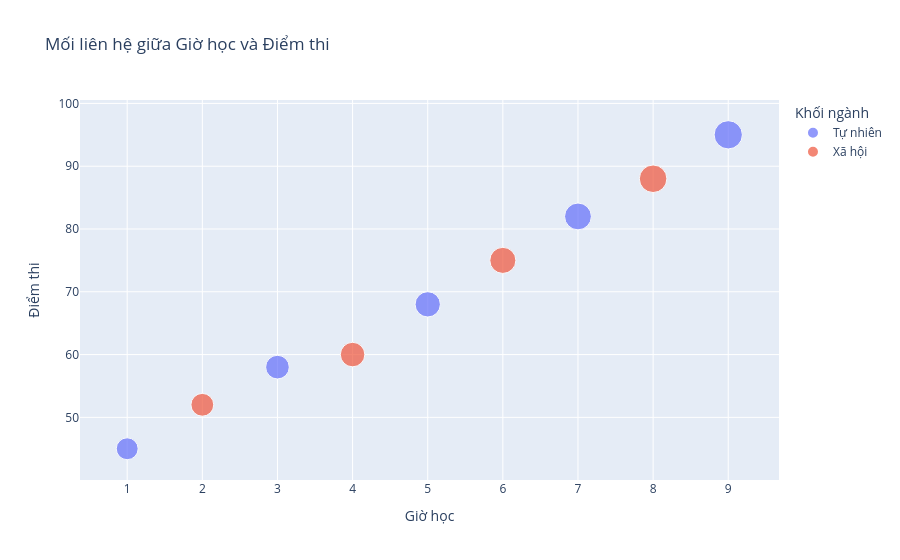

The notebook cell this image was saved under:
### Markdown cell above
## plotly

### Code cell
import pandas as pd

df = pd.DataFrame({
    'Giờ học': [1, 2, 3, 4, 5, 6, 7, 8, 9],
    'Điểm thi': [45, 52, 58, 60, 68, 75, 82, 88, 95],
    'Tỷ lệ chuyên cần (%)': [60, 65, 70, 75, 80, 85, 90, 95, 100],
    'Khối ngành': ['Tự nhiên', 'Xã hội', 'Tự nhiên', 'Xã hội', 'Tự nhiên',
                   'Xã hội', 'Tự nhiên', 'Xã hội', 'Tự nhiên']
})

fig = px.scatter(
    df,
    x='Giờ học',
    y='Điểm thi',
    color='Khối ngành',
    size='Tỷ lệ chuyên cần (%)', 
    hover_data=['Tỷ lệ chuyên cần (%)'],
    title='Mối liên hệ giữa Giờ học và Điểm thi',
    size_max=20     
)

fig.show()

### Figure 1 — Plotly figure (JSON) as saved in the notebook; plotly's stock layout.template omitted (floating-point values rounded to 4 significant figures)
{"data": [{"customdata": [[60], [70], [80], [90], [100]], "hovertemplate": "Khối ngành=Tự nhiên<br>Giờ học=%{x}<br>Điểm thi=%{y}<br>Tỷ lệ chuyên cần (%)=%{customdata[0]}<extra></extra>", "legendgroup": "Tự nhiên", "marker": {"color": "#636efa", "size": [60, 70, 80, 90, 100], "sizemode": "area", "sizeref": 0.25, "symbol": "circle"}, "mode": "markers", "name": "Tự nhiên", "orientation": "v", "showlegend": true, "type": "scatter", "x": [1, 3, 5, 7, 9], "xaxis": "x", "y": [45, 58, 68, 82, 95], "yaxis": "y"}, {"customdata": [[65], [75], [85], [95]], "hovertemplate": "Khối ngành=Xã hội<br>Giờ học=%{x}<br>Điểm thi=%{y}<br>Tỷ lệ chuyên cần (%)=%{customdata[0]}<extra></extra>", "legendgroup": "Xã hội", "marker": {"color": "#EF553B", "size": [65, 75, 85, 95], "sizemode": "area", "sizeref": 0.25, "symbol": "circle"}, "mode": "markers", "name": "Xã hội", "orientation": "v", "showlegend": true, "type": "scatter", "x": [2, 4, 6, 8], "xaxis": "x", "y": [52, 60, 75, 88], "yaxis": "y"}], "layout": {"legend": {"itemsizing": "constant", "title": {"text": "Khối ngành"}, "tracegroupgap": 0}, "title": {"text": "Mối liên hệ giữa Giờ học và Điểm thi"}, "xaxis": {"anchor": "y", "domain": [0, 1], "title": {"text": "Giờ học"}}, "yaxis": {"anchor": "x", "domain": [0, 1], "title": {"text": "Điểm thi"}}}}
